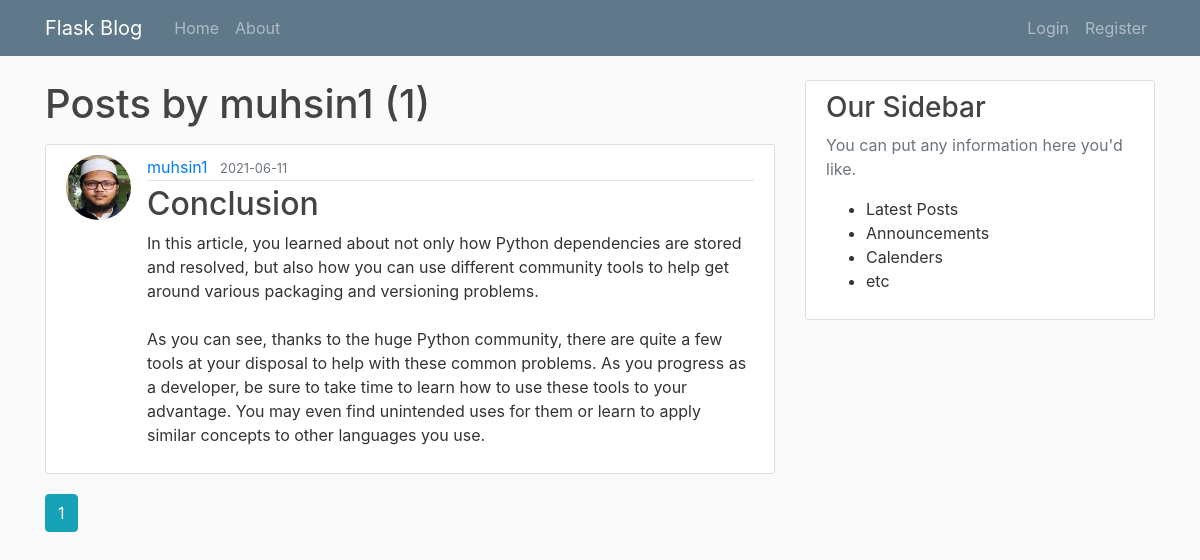
The page /user/muhsin1 on the database its author committed.
### flaskblog/models.py (models this page shows, shortened)
class User(db.Model, UserMixin):
    id = db.Column(db.Integer, primary_key=True)
    username = db.Column(db.String(20), unique=True, nullable=False)
    email = db.Column(db.String(120), unique=True, nullable=False)
    image_file = db.Column(db.String(20), nullable=False, default='default.jpg')
    password = db.Column(db.String(60), nullable=False)
    posts = db.relationship('Post', backref='author', lazy=True)

class Post(db.Model):
    id = db.Column(db.Integer, primary_key=True)
    title = db.Column(db.String(100), nullable=False)
    date_posted = db.Column(db.DateTime, nullable=False, default=datetime.utcnow)
    content = db.Column(db.Text, nullable=False)
    user_id = db.Column(db.Integer, db.ForeignKey('user.id'), nullable=False)

### flaskblog/users/routes.py (the view)
@users.route('/user/<string:username>')
def user_posts(username):
    page = request.args.get('page', 1, type=int)
    user = User.query.filter_by(username=username).first_or_404()
    posts = Post.query.filter_by(author=user)\
        .order_by(Post.date_posted.desc())\
        .paginate(page=page, per_page=1)
    return render_template('user_post.html', posts=posts, user=user)

### flaskblog/templates/user_post.html (shortened to what this page needs)
{% extends "layout.html" %}
{% block content %}
    <h1 class="mb-3">Posts by {{ user.username }} ({{ posts.total }})</h1>
{% for post in posts.items %}
<article class="media content-section">
    <img class="rounded-circle article-img"
        src="{{ url_for('static', filename='profile_pics/' + post.author.image_file) }}">
    <div class="media-body">
        <div class="article-metadata">
            <a class="mr-2" href="{{ url_for('users.user_posts', username=post.author.username)}}">{{ post.author.username }}</a>
            <small class="text-muted">{{ post.date_posted.strftime('%Y-%m-%d') }}</small>
        </div>
        <h2><a class="article-title" href="{{ url_for('posts.post', post_id=post.id) }}">{{ post.title }}</a></h2>
        <p class="article-content">{{ post.content }}</p>
    </div>
</article>
{% endfor %}
{% for page_num in posts.iter_pages(left_edge=1, right_edge=1, left_current=1, right_current=2) %}
{% if page_num %}
{% if posts.page == page_num %}
                <a class="btn btn-info mb-4"
                    href="{{ url_for('users.user_posts', username=user.username, page=page_num) }}">{{ page_num }}</a>
{% else %}
                <a class="btn btn-outline-info mb-4"
                    href="{{ url_for('users.user_posts', username=user.username, page=page_num) }}">{{ page_num }}</a>
{% endif %}
{% endif %}
{% endfor %}
{% endblock content %}

### flaskblog/static/main.css (style rules this page uses)
body { background: #fafafa; color: #333333; margin-top: 5rem; }
h1, h2, h3, h4, h5, h6 { color: #444444; }
.content-section { background: #ffffff; padding: 10px 20px; border: 1px solid #dddddd; border-radius: 3px; margin-bottom: 20px; }
.article-title { color: #444444; }
.article-content { white-space: pre-line; }
.article-img { height: 65px; width: 65px; margin-right: 16px; }
.article-metadata { padding-bottom: 1px; margin-bottom: 4px; border-bottom: 1px solid #e3e3e3 }

### rows shown on the page
User: username "muhsin1"
Post: image_file (picture), author.username "muhsin1", date_posted "2021-06-11", title "Conclusion", content "In this article, you learned about not only how Python dependencies are stored and resolved, but also how you can use different community tools to help get around various packaging and versioning problems. As you can see, thanks to the huge Python community, there are quite a few tools at your disposal to help with these common problems. As you progress as a developer, be sure to take time to learn how to use these tools to your advantage. You may even find unintended uses for them or learn to apply similar concepts to other languages you use."

### other values the page prints
{{ posts.total }} "1"
{{ page_num }} "1"
